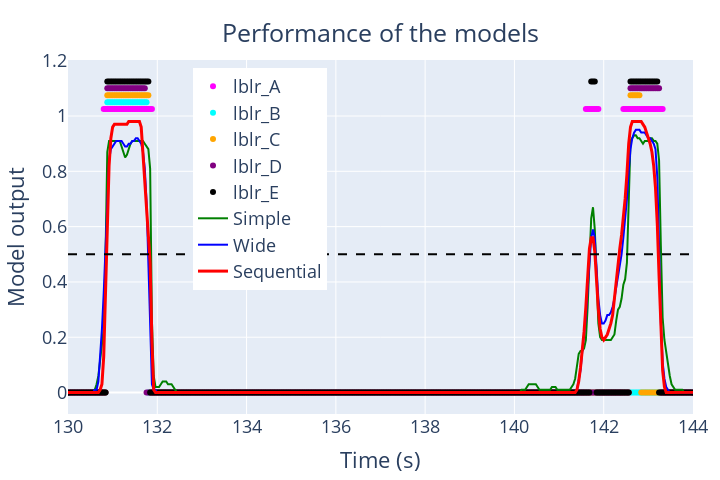

This figure's notebook cell:
### Code cell
import plotly.graph_objects as go

# Create a time axis (frame number divided by frame rate gives time in seconds)
time = np.arange(len(autolabels_simple["obj_1"])) / 25

# Create a figure
fig = go.Figure()

# Add traces for each label set
fig.add_trace(go.Scatter(x=time, y=[x * 1.025 for x in labels_A["obj_1"]], mode='markers', name='lblr_A', marker=dict(color='magenta')))
fig.add_trace(go.Scatter(x=time, y=[x * 1.05 for x in labels_B["obj_1"]], mode='markers', name='lblr_B', marker=dict(color='cyan')))
fig.add_trace(go.Scatter(x=time, y=[x * 1.075 for x in labels_C["obj_1"]], mode='markers', name='lblr_C', marker=dict(color='orange')))
fig.add_trace(go.Scatter(x=time, y=[x * 1.10 for x in labels_D["obj_1"]], mode='markers', name='lblr_D', marker=dict(color='purple')))
fig.add_trace(go.Scatter(x=time, y=[x * 1.125 for x in labels_E["obj_1"]], mode='markers', name='lblr_E', marker=dict(color='black')))

# fig.add_trace(go.Scatter(x=list(range(len(avrg_example["obj_1"]))), y=avrg_example["obj_1"], mode='lines', name='Average', line=dict(color='black')))

fig.add_trace(go.Scatter(x=time, y=autolabels_simple["obj_1"], mode='lines', name='Simple', line=dict(color='green', width=2)))
fig.add_trace(go.Scatter(x=time, y=autolabels_wide["obj_1"], mode='lines', name='Wide', line=dict(color='blue', width=2)))
# fig.add_trace(go.Scatter(x=list(range(len(autolabels_RF["obj_1"]))), y=autolabels_RF["obj_1"], mode='lines', name='RF', line=dict(color='gray', width=2)))
fig.add_trace(go.Scatter(x=time, y=autolabels_seq["obj_1"], mode='lines', name='Sequential', line=dict(color='red', width=3)))

# Add horizontal lines
fig.add_hline(y=0.5, line_dash="dash", line_color="black")

# Update layout
fig.update_layout(
title=dict(
        text=f'Performance of the models',
        x=0.5,
        y=0.95,
        xanchor='center',
        xref='paper'),
xaxis_title="Time (s)",
yaxis_title="Model output",
legend=dict(yanchor="bottom", y=0.35, xanchor="left", x=0.2),  # Position the legend above the plot
#yaxis=dict(range=[None, 1.2]),
xaxis=dict(range=[130, 144]),
margin=dict(t=60, b=20, l=20, r=20),
showlegend=True,
width=720,
height=480,
font=dict(size=18)
)

# Show the plot
fig.show()

### Figure 1 — Plotly figure (JSON) as saved in the notebook; plotly's stock layout.template omitted (floating-point values rounded to 4 significant figures; data arrays with more than 128 entries replaced by an {"elided": "..."} marker saying what was removed)
{"data": [{"marker": {"color": "magenta"}, "mode": "markers", "name": "lblr_A", "type": "scatter", "x": {"elided": "7493 float values"}, "y": {"elided": "7493 float values"}}, {"marker": {"color": "cyan"}, "mode": "markers", "name": "lblr_B", "type": "scatter", "x": {"elided": "7493 float values"}, "y": {"elided": "7493 float values"}}, {"marker": {"color": "orange"}, "mode": "markers", "name": "lblr_C", "type": "scatter", "x": {"elided": "7493 float values"}, "y": {"elided": "7493 float values"}}, {"marker": {"color": "purple"}, "mode": "markers", "name": "lblr_D", "type": "scatter", "x": {"elided": "7493 float values"}, "y": {"elided": "7493 float values"}}, {"marker": {"color": "black"}, "mode": "markers", "name": "lblr_E", "type": "scatter", "x": {"elided": "7493 float values"}, "y": {"elided": "7493 float values"}}, {"line": {"color": "green", "width": 2}, "mode": "lines", "name": "Simple", "type": "scatter", "x": {"elided": "7493 float values"}, "y": {"elided": "7493 float values"}}, {"line": {"color": "blue", "width": 2}, "mode": "lines", "name": "Wide", "type": "scatter", "x": {"elided": "7493 float values"}, "y": {"elided": "7493 float values"}}, {"line": {"color": "red", "width": 3}, "mode": "lines", "name": "Sequential", "type": "scatter", "x": {"elided": "7493 float values"}, "y": {"elided": "7493 float values"}}], "layout": {"font": {"size": 18}, "height": 480, "legend": {"x": 0.2, "xanchor": "left", "y": 0.35, "yanchor": "bottom"}, "margin": {"b": 20, "l": 20, "r": 20, "t": 60}, "shapes": [{"line": {"color": "black", "dash": "dash"}, "type": "line", "x0": 0, "x1": 1, "xref": "x domain", "y0": 0.5, "y1": 0.5, "yref": "y"}], "showlegend": true, "title": {"text": "Performance of the models", "x": 0.5, "xanchor": "center", "xref": "paper", "y": 0.95}, "width": 720, "xaxis": {"range": [130, 144], "title": {"text": "Time (s)"}}, "yaxis": {"title": {"text": "Model output"}}}}
